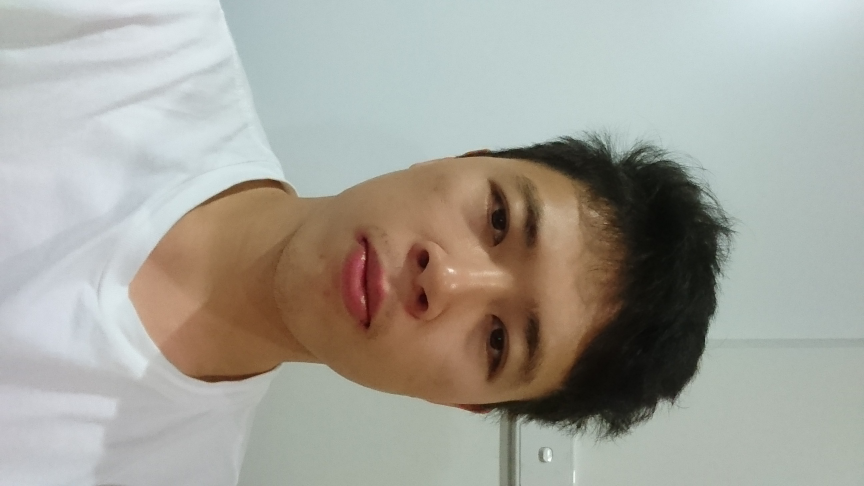
%> input picture clab1/face.JPG, 2592 x 1458 px (shown at 1/3 size)
$ octave 'clab1_task1 Image denoise and filtering.m'   (GNU Octave 9; MATLAB toolbox functions it lacks are replaced by stand-ins)
%> lines starting %> are read from the running program, lines starting %| are printed output that depends on the picture
### my_Gauss_filter.m
function output_image = my_Gauss_filter(img, h)
lenHrow =size(h,1);                                 %get the row of filter
lenHcol =size(h,2);                                 %get the col of filter
lenIrow =size(img,1);                               %get the row of image
lenIcol =size(img,2);                               %get the col of image
%creatre new image with to avoid black edges around the image after convolution
temp = flipud(img(1:lenHrow,:));
imgNew = cat(1,temp,img);
temp = flipud(img(lenIrow-lenHrow+1:lenIrow,:));
imgNew = cat(1,imgNew,temp);
temp = zeros(lenIrow+2*lenHrow,lenHcol);
temp(:,:) = mean(mean(img));
imgNew = cat(2,temp,imgNew);
imgNew = cat(2,imgNew,temp);
temp = fliplr(img(:,1:lenHcol));
imgNew(lenHrow+1:lenHrow+lenIrow,1:lenHcol)=temp;
temp = fliplr(img(:,lenIcol-lenHcol+1:lenIcol));
imgNew(lenHrow+1:lenIrow+lenHrow,lenIcol+lenHcol+1:lenIcol+2*lenHcol)=temp;
%finished creating the new image
lenINrow = size(imgNew,1);                      %get the row of new image
lenINcol = size(imgNew,2);                      %get the col of new image
h = fliplr(h);                                  %flip kernel left right
h = flipud(h);                                  %flip kernel up down
pix = 0;
imgNew = im2double(imgNew);                     %convert image to double
result = zeros(lenINrow,lenINcol);              %create matrix to hold result
hSum = sum(sum(h));                             %for nomalization
for k = 1:lenINrow-lenHrow+1                    %pixel operation for image
    for q = 1:lenINcol-lenHcol+1                %pixel opeartion for image
        temp = imgNew(k:k+lenHrow-1,q:q+lenHcol-1);%create a patch same size as the image
        temp = temp.*h;                         %element-by-element multiplication with the kernel
        pix = sum(sum(temp))/hSum;                   %sum all the pix of the patch
        result(k+round(lenHrow)-1,q+round(lenHcol-1)) = pix;%allocate the pix in the result image
    end
end
output_image = result(lenHrow:lenINrow-lenHrow-1,lenHcol:lenINcol-lenHcol-1);%output of the function


### my_Median_filter.m
%Institution: Australian National Univeristy
%Author: Ruoxiang Wen
%Course Code: Computer Vision
%Activity: Lab1
function output_image = my_Median_filter(img, h)
lenHrow =size(h,1);                                 %get the row of filter
lenHcol =size(h,2);                                 %get the col of filter
lenIrow =size(img,1);                               %get the row of image
lenIcol =size(img,2);                               %get the col of image
%creatre new image with to avoid black edges around the image after convolution
temp = flipud(img(1:lenHrow,:));
imgNew = cat(1,temp,img);
temp = flipud(img(lenIrow-lenHrow+1:lenIrow,:));
imgNew = cat(1,imgNew,temp);
temp = zeros(lenIrow+2*lenHrow,lenHcol);
temp(:,:) = mean(mean(img));
imgNew = cat(2,temp,imgNew);
imgNew = cat(2,imgNew,temp);
temp = fliplr(img(:,1:lenHcol));
imgNew(lenHrow+1:lenHrow+lenIrow,1:lenHcol)=temp;
temp = fliplr(img(:,lenIcol-lenHcol+1:lenIcol));
imgNew(lenHrow+1:lenIrow+lenHrow,lenIcol+lenHcol+1:lenIcol+2*lenHcol)=temp;
%finished creating the new image
lenINrow = size(imgNew,1);                      %get the row of new image
lenINcol = size(imgNew,2);                      %get the col of new image
h = fliplr(h);                                  %flip kernel left right
h = flipud(h);                                  %flip kernel up down
pix = 0;
imgNew = im2double(imgNew);                     %convert image to double
result = zeros(lenINrow,lenINcol);              %create matrix to hold result
for k = 1:lenINrow-lenHrow+1                    %pixel operation for image
    for q = 1:lenINcol-lenHcol+1                %pixel opeartion for image
        temp = imgNew(k:k+lenHrow-1,q:q+lenHcol-1);%create a patch same size as the image
        if lenHrow == 5                         %to compare with 3x3 median filter create a 5x5 one
            temp = cat(2,temp(1,1:lenHcol),temp(2,1:lenHcol),temp(3,1:lenHcol),temp(4,1:lenHcol),temp(5,1:lenHcol));
        end
        if lenHrow == 3                         %3X3 median filter
            temp = cat(2,temp(1,1:lenHcol),temp(2,1:lenHcol),temp(3,1:lenHcol));
        end
        temp = sort(temp);                      %sort the array
        pix = median(temp);                     %find the median value of the array
        result(k+round(lenHrow)-1,q+round(lenHcol-1)) = pix;%allocate the pix in the result image
    end
end
output_image = result(lenHrow:lenINrow-lenHrow-1,lenHcol:lenINcol-lenHcol-1);%output of the function

### clab1_task1 Image denoise and filtering.m
clc,clear;
%Institution: Australian National Univeristy
%Author: Ruoxiang Wen
%Course Code: Computer Vision
%Activity: Lab1
%%%%%%%%%%%%%%%%  Task 1 %%%%%%%%%%%%%%%%%%%
%% step 1:read img,resize to 512 x 512,convert to greyscale,[0, 255]
%%{
img = imread('face.jpg');           %read image from folder
%> img is the input picture: size 1458x2592x3 uint8; mean R, G, B 164.4, 162.9, 154.5
angleDeg = 90;                      %set a rotation angle of 90 degrees
img=imrotate(img,angleDeg);         %rotate the image by 90 degrees
%> img: size 2592x1458x3 uint8
img = imresize(img, 0.4);           %resize the image to 0.4 of the original
%> img: size 1037x584x3 uint8
img = img(200:711, 70:581,:);       %slice the image to meet resolution
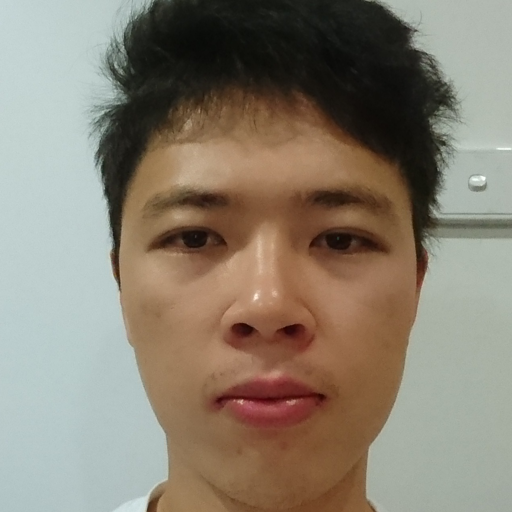
%> img: size 512x512x3 uint8; mean R, G, B 137.8, 128.4, 113.6
img = rgb2gray(img);                %convert image to grayscale
%> img: size 512x512 uint8
imwrite(img,'face_w.jpg');
%}
img = imread('face_w.jpg');
%> img: size 512x512 uint8; min 3, max 255, mean 129.5

%% step 2: add gaussian and salt&pepper noise use imnoise
imgN1 = imnoise(img,'gaussian',0, 5/255);
                                    %gaussian noise mean 0 & var 5
imgN2 = imnoise(img,'salt & pepper',0.1);
                                    %salt&pepper density 0.1
%figure;
subplot(2,2,1);imshow(img);title('Orignal Image');
                                    %display original image
subplot(2,2,2);imshow(imgN1);title('Gaussian');
                                    %display gaussian noised image
subplot(2,2,3);imshow(imgN2);title('Salt and Pepper');
                                    %display salt&pepper noised image

%% step 3:implement 9X9 gaussian filter
%%{
figure;%for gaussian noisy image
for i = 1:3
%> this loop made 3 passes; what is shown inside it comes from the first
    hsize = 9;                          %define gaussian filter size
    sigma = 1+4*(i-1);                          %define gaussian filter variance
    h = fspecial('gaussian',hsize,sigma);%create a gaussian filter kernel
    result = my_Gauss_filter(imgN1,h);  %call the filtering function
%> in my_Gauss_filter, `output_image = result(lenHrow:lenINrow-lenHrow-1,lenHcol:lenINcol-lenH..`:
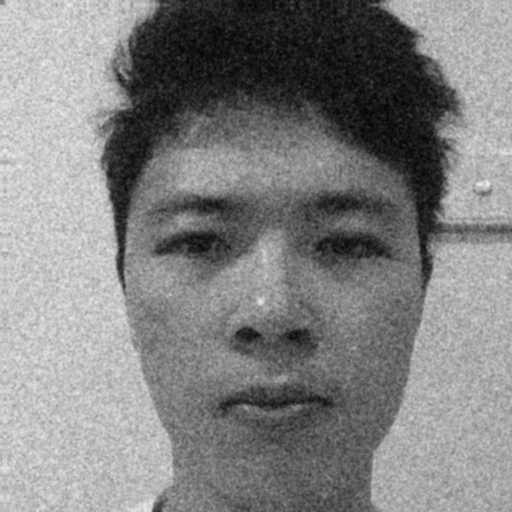
%> output_image: size 512x512 double; min 0.0197, max 0.943, mean 0.51
    img = im2double(img);               %convert the original image to double
%> img: size 512x512 double
    SNR = 20*log ( norm(img,'fro') /norm(img - result, 'fro' ));
%> SNR = 40.38
%> this loop made 3 passes; what is shown inside it comes from the first
                                    %calculate the signal to noise ratio
    subplot(2,2,i);imshow(result);title(['Gauss: sigma ', num2str(sigma) ',SNR ',num2str(SNR)]);
end
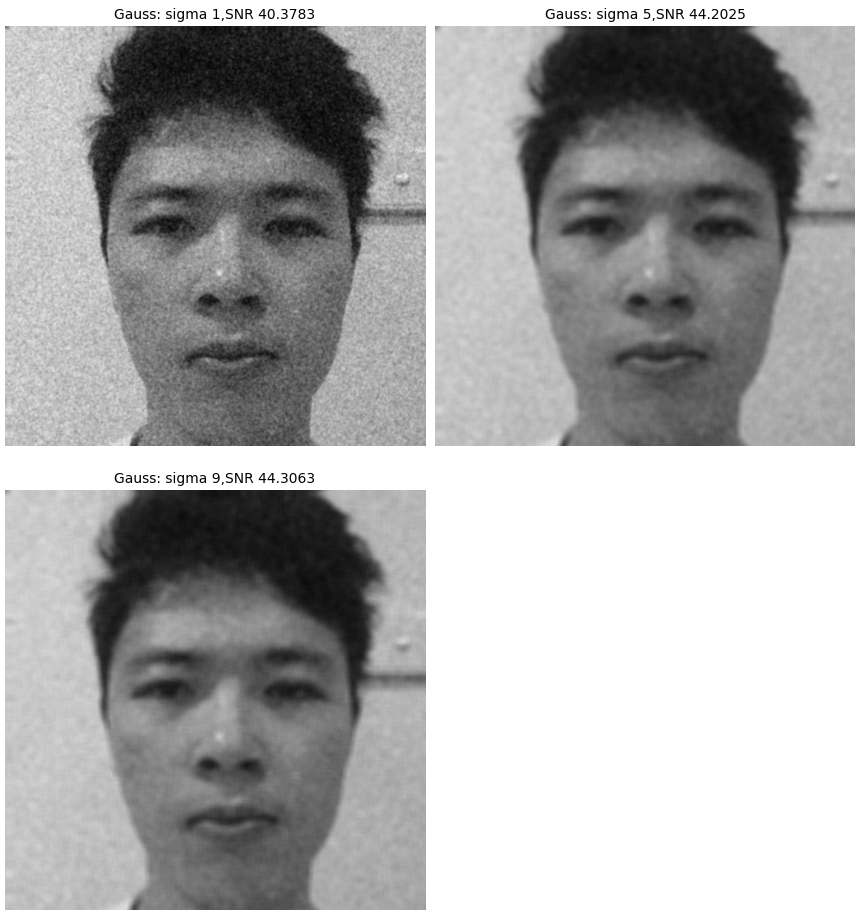
%> figure redrawn from the program's plot data, 3 panels
figure;%for salt&pepper noisy image
for i = 1:3
    hsize = 9;                          %define gaussian filter size
    sigma = 1+4*(i-1);                          %define gaussian filter variance
    h = fspecial('gaussian',hsize,sigma);%create a gaussian filter kernel
    result = my_Gauss_filter(imgN2,h);  %call the filtering function
%> after the loop in my_Gauss_filter (call 2), `for k = 1:lenINrow-lenHrow+1`:
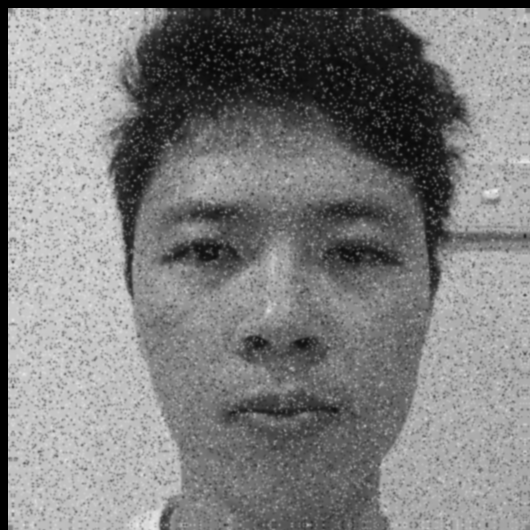
%> result: size 530x530 double; min 0, max 0.929, mean 0.496
%> in my_Gauss_filter (call 2), `output_image = result(lenHrow:lenINrow-lenHrow-1,lenHcol:lenINcol-lenH..`:
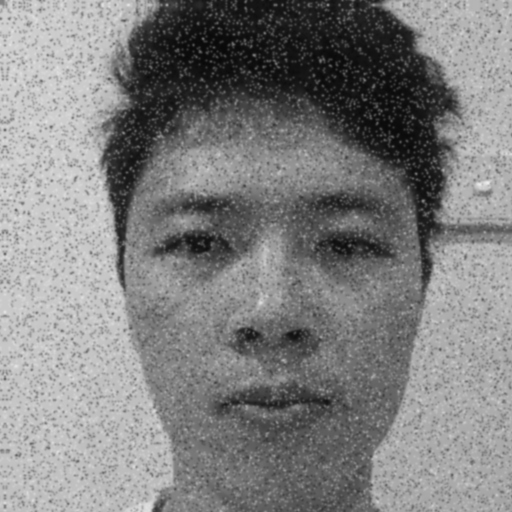
%> output_image: size 512x512 double; min 0.0367, max 0.929, mean 0.507
    img = im2double(img);               %convert the original image to double
    SNR = 20*log ( norm(img,'fro') /norm(img - result, 'fro' ));
%> SNR = 38.36
                                    %calculate the signal to noise ratio
    subplot(2,2,i);imshow(result);title(['sl&ppr: sigma ', num2str(sigma) ',SNR ',num2str(SNR)]);
end
%}

%%{
%% step 4:implement 3x3 median filter
figure;
h = zeros(3,3);
result = my_Median_filter(imgN2,h);
%> in my_Median_filter, `temp = flipud(img(1:lenHrow,:));`: temp = 512 columns, first 8: [208 0 208 207 207 206 206 206; 208 208 208 207 207 206 206 206; 208 0 208 207 207 206 255 206]
%> in my_Median_filter, `imgNew = cat(1,temp,img);`:
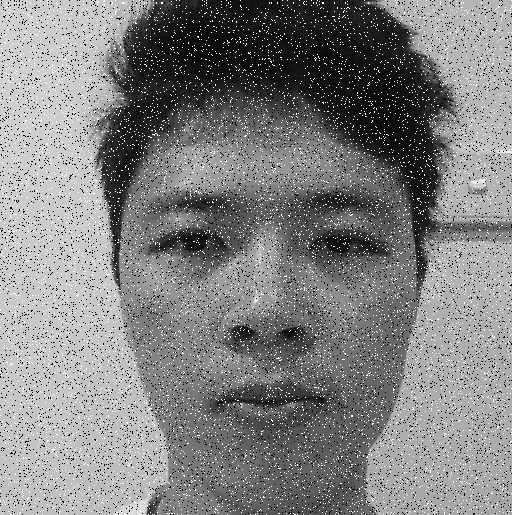
%> imgNew: size 515x512 uint8; min 0, max 255, mean 129.3
%> in my_Median_filter, `temp = flipud(img(lenIrow-lenHrow+1:lenIrow,:));`: temp = 512 columns, first 8: [190 190 190 190 190 190 190 190; 190 190 190 190 190 190 190 190; 190 190 255 190 190 190 190 190]
%> in my_Median_filter, `temp = fliplr(img(:,1:lenHcol));`: temp = 512 rows, first 12: [208 0 208; 208 208 208; 208 0 208; 208 208 208; 208 208 208; 208 208 208; 208 208 208; 208 208 208; 209 209 209; 209 209 209; 209 209 209; 209 209 209]
%> in my_Median_filter, `temp = fliplr(img(:,lenIcol-lenHcol+1:lenIcol));`: temp = 512 rows, first 12: [180 181 181; 180 181 181; 255 181 181; 180 181 181; 255 181 181; 180 255 181; 180 181 181; 180 255 255; 180 180 180; 180 255 180; 0 180 180; 0 180 180]
%> in my_Median_filter, `imgNew(lenHrow+1:lenIrow+lenHrow,lenIcol+lenHcol+1:lenIcol+2*lenHcol)=..`:
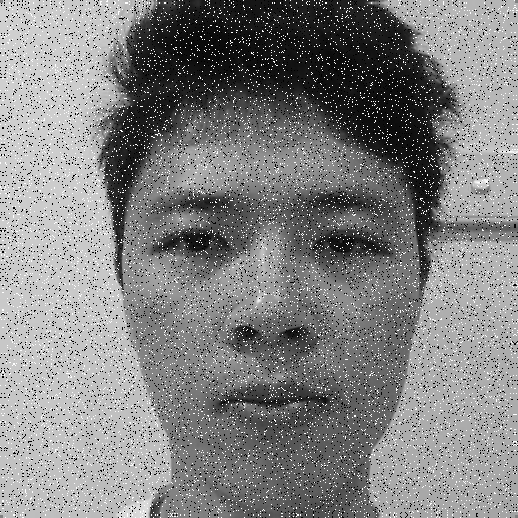
%> imgNew: size 518x518 uint8; min 0, max 255, mean 129.9
%> (the run ends here)
